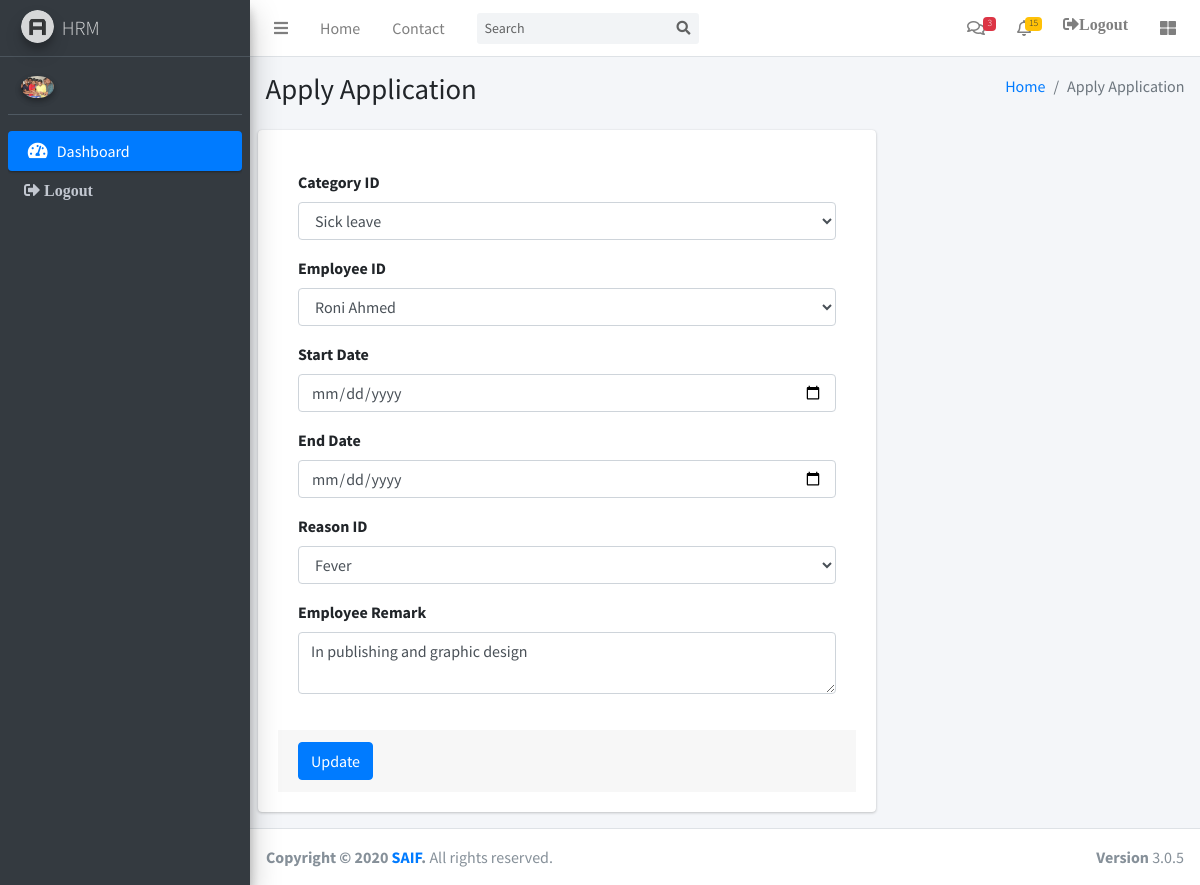
The app's page /index.php/LeaveController/EditApplication/7 with its own data.
### tables this page shows
CREATE TABLE `employees` (
  `id` int(10) UNSIGNED NOT NULL,
  `name` varchar(45) NOT NULL DEFAULT '',
  `contact` varchar(45) NOT NULL DEFAULT '',
  `joining_date` datetime DEFAULT NULL,
  `email` varchar(45) NOT NULL DEFAULT '',
  `user_id` int(10) UNSIGNED DEFAULT NULL,
  `image` varchar(150) NOT NULL,
  `position` varchar(45) NOT NULL,
  `dept_id` int(11) DEFAULT NULL,
  `password` varchar(45) NOT NULL,
  `address` varchar(150) NOT NULL,
  `status` tinyint(3) UNSIGNED NOT NULL
);

CREATE TABLE `leave_application` (
  `id` int(10) UNSIGNED NOT NULL,
  `leave_cat_id` int(10) UNSIGNED NOT NULL,
  `emp_id` int(10) UNSIGNED NOT NULL,
  `start_date` date NOT NULL,
  `end_date` date NOT NULL,
  `reason_id` int(10) UNSIGNED NOT NULL,
  `emp_remark` text NOT NULL,
  `leave_status_id` int(10) UNSIGNED NOT NULL
);

### application/controllers/LeaveController.php (called while the page is built, shortened)
<?php
class LeaveController extends CI_Controller {
	public function EditApplication($id){
		$data=$this->db->query("select id,name from leave_category");
		$data1=$this->db->query("select id,name from employees");
		$data2=$this->db->query("select id,name from leave_reason");
		$data3=$this->db->query("select l.id,l.leave_cat_id ,l.emp_id,l.start_date,l.end_date,l.reason_id, 	emp_remark  from leave_application l");
		$result=$data->result_array();
		$result1=$data1->result_array();
		$result2=$data2->result_array();
		$result3=$data3->row_array();
		$this->load->view('layout/header.php');
		$this->load->view('layout/navbar.php');
		$this->load->view('layout/main_sidebar.php');
		$this->load->view('leave/edit_leave_application',array('cat'=>$result,'emp'=>$result1,'reason'=>$result2,'app'=>$result3));
		$this->load->view('layout/footer.php');
	}
}

### index.php (called while the page is built, shortened)
<?php
require_once BASEPATH.'core/CodeIgniter.php';

### application/views/leave/edit_leave_application.php (the view, shortened to what this page needs)
<div class="content-wrapper">
  <section class="content-header">
    <div class="container-fluid">
      <div class="row mb-2">
        <div class="col-sm-6">
          <h1>Apply Application</h1>
        </div>
        <div class="col-sm-6">
          <ol class="breadcrumb float-sm-right">
            <li class="breadcrumb-item"><a href="#">Home</a></li>
            <li class="breadcrumb-item active">Apply Application</li>
          </ol>
        </div>
      </div>
    </div>
  </section>
  <section class="content">
   <div class="row">
     <div class="col-sm-8">
      <div class="card">
        <div class="card-body">
         <?php echo form_open("LeaveController/ApplicationUpdate/{$app['id']}"); ?>
         <div class="card-body">
           <div class="form-group">
            <label>Category ID</label>
            <select name="cat_id" class="form-control">
              <?php foreach ($cat as $row) { ?>
                <option value="<?php echo $row['id']; ?>"><?php echo $row['name']; ?></option>
              <?php }?>
            </select>
          </div>
          <div class="form-group">
            <label>Employee ID</label>
            <select name="emp_id" class="form-control">
              <?php foreach ($emp as $row) { ?>
                <option value="<?php echo $row['id']; ?>"><?php echo $row['name']; ?></option>
              <?php }?>
            </select>
          </div>
          <div class="form-group">
            <label>Start Date</label>
            <input type="date" class="form-control" name="start_date" >
          </div>
          <div class="form-group">
            <label>End Date</label>
            <input type="date" class="form-control" name="end_date" >
          </div>
             <div class="form-group">
            <label>Reason ID</label>
            <select name="reason_id" class="form-control">
              <?php foreach ($reason as $row) { ?>
                <option value="<?php echo $row['id']; ?>" ><?php echo $row['name']; ?></option>
              <?php }?>
            </select>
          </div>
          <div class="form-group">
            <label>Employee Remark</label>
            <textarea class="form-control" name="emp_remark"><?php echo $app['emp_remark'] ?></textarea>
          </div>
        </div>
        <div class="card-footer">
          <button type="submit" class="btn btn-primary">Update</button>
        </div>
      </form>
    </div>
  </div>
</div>
</div>
</section>
</div>

### application/views/layout/main_sidebar.php (shortened to what this page needs)
  <?php
      $id= $this->session->userdata('ses_id');
     $data= $this->db->query("SELECT * FROM `employees` WHERE `user_id`='$id'");
      $result=$data->row_array();
  ?>
  <aside class="main-sidebar sidebar-dark-primary elevation-4">
    <a href="index3.html" class="brand-link">
      <img src="<?php echo base_url() ?>assets/dist/img/AdminLTELogo.png" alt="AdminLTE Logo" class="brand-image img-circle elevation-3"
      style="opacity: .8">
      <span class="brand-text font-weight-light">HRM</span>
    </a>
    <div class="sidebar">
      <div class="user-panel mt-3 pb-3 mb-3 d-flex">
        <div class="image">
          <img src="<?php echo base_url()?>image/employee/<?php echo $result['image'] ?>" class="img-circle elevation-2" alt="User Image">
        </div>
        <div class="info">
        </div>
      </div>
      <nav class="mt-2">
        <ul class="nav nav-pills nav-sidebar flex-column" data-widget="treeview" role="menu" data-accordion="false">
           <li class="nav-item has-treeview menu-open">
            <?php echo anchor("HomeController",'<i class="nav-icon fas fa-tachometer-alt"></i> <p>Dashboard</p>',array('class'=>'nav-link active')) ?>
          </li>
        <li class="nav-item has-treeview">
         <?php echo anchor("LoginController/Logout"," Logout",array('class' => 'nav-link fas fa-sign-out-alt')); ?>
       </li>
     </ul>
   </nav>
 </div>
</aside>

### records on screen
employees: image (picture)
leave_application: emp_remark "In publishing and graphic design"

### other values on screen
form field cat_id "Sick leave"
form field emp_id "Roni Ahmed"
form field reason_id "Fever"
